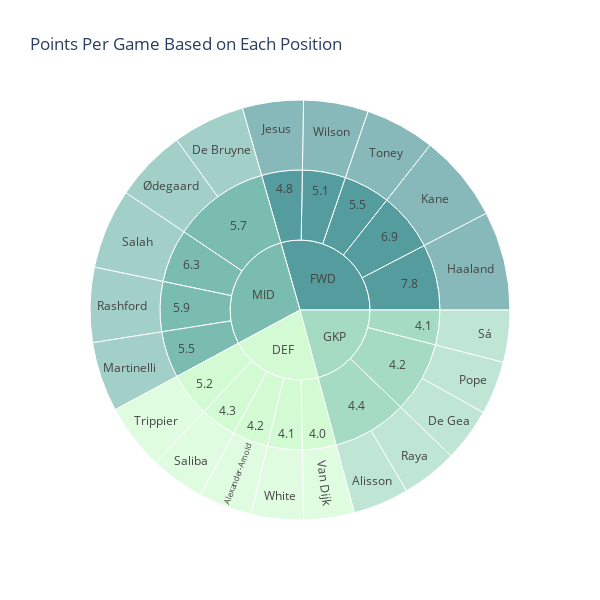

Notebook cell for this chart:
### Code cell
def top_5_ppg_pos(group):
    return group.sort_values("points_per_game", ascending=False).head(5)
pos_ppg = min_20_starts.groupby("position", group_keys=False).apply(top_5_ppg_pos)
pos_ppg.reset_index(drop=True, inplace=True)
fig = px.sunburst(pos_ppg, path=["position", "points_per_game", "web_name"],
            values="points_per_game",
            color="position", color_discrete_sequence=px.colors.sequential.Darkmint,
            hover_data = {'cost', 'team', 'total_points'},
           title="Points Per Game Based on Each Position")
fig.update_layout(width=600, height = 600)
fig.show()

### Figure 1 — Plotly figure (JSON) as saved in the notebook; plotly's stock layout.template omitted (floating-point values rounded to 4 significant figures; data arrays with more than 128 entries replaced by an {"elided": "..."} marker saying what was removed)
{"data": [{"branchvalues": "total", "customdata": {"elided": "41x4 mixed values"}, "domain": {"x": [0, 1], "y": [0, 1]}, "hovertemplate": "labels=%{label}<br>points_per_game=%{value}<br>parent=%{parent}<br>id=%{id}<br>cost=%{customdata[0]}<br>total_points=%{customdata[1]}<br>team=%{customdata[2]}<br>position=%{customdata[3]}<extra></extra>", "ids": ["DEF/4.2/Alexander-Arnold", "GKP/4.4/Alisson", "MID/5.7/De Bruyne", "GKP/4.2/De Gea", "FWD/7.8/Haaland", "GKP/4.2/Pope", "MID/5.5/Martinelli", "MID/5.9/Rashford", "FWD/4.8/Jesus", "FWD/6.9/Kane", "GKP/4.4/Raya", "MID/6.3/Salah", "DEF/4.3/Saliba", "GKP/4.1/Sá", "FWD/5.5/Toney", "FWD/5.1/Wilson", "DEF/5.2/Trippier", "DEF/4.0/Van Dijk", "DEF/4.1/White", "MID/5.7/Ødegaard", "DEF/4.0", "DEF/4.1", "GKP/4.1", "DEF/4.2", "GKP/4.2", "DEF/4.3", "GKP/4.4", "FWD/4.8", "FWD/5.1", "DEF/5.2", "FWD/5.5", "MID/5.5", "MID/5.7", "MID/5.9", "MID/6.3", "FWD/6.9", "FWD/7.8", "DEF", "FWD", "GKP", "MID"], "labels": ["Alexander-Arnold", "Alisson", "De Bruyne", "De Gea", "Haaland", "Pope", "Martinelli", "Rashford", "Jesus", "Kane", "Raya", "Salah", "Saliba", "Sá", "Toney", "Wilson", "Trippier", "Van Dijk", "White", "Ødegaard", "4.0", "4.1", "4.1", "4.2", "4.2", "4.3", "4.4", "4.8", "5.1", "5.2", "5.5", "5.5", "5.7", "5.9", "6.3", "6.9", "7.8", "DEF", "FWD", "GKP", "MID"], "marker": {"colors": ["rgb(210, 251, 212)", "rgb(165, 219, 194)", "rgb(123, 188, 176)", "rgb(165, 219, 194)", "rgb(85, 156, 158)", "rgb(165, 219, 194)", "rgb(123, 188, 176)", "rgb(123, 188, 176)", "rgb(85, 156, 158)", "rgb(85, 156, 158)", "rgb(165, 219, 194)", "rgb(123, 188, 176)", "rgb(210, 251, 212)", "rgb(165, 219, 194)", "rgb(85, 156, 158)", "rgb(85, 156, 158)", "rgb(210, 251, 212)", "rgb(210, 251, 212)", "rgb(210, 251, 212)", "rgb(123, 188, 176)", "rgb(210, 251, 212)", "rgb(210, 251, 212)", "rgb(165, 219, 194)", "rgb(210, 251, 212)", "rgb(165, 219, 194)", "rgb(210, 251, 212)", "rgb(165, 219, 194)", "rgb(85, 156, 158)", "rgb(85, 156, 158)", "rgb(210, 251, 212)", "rgb(85, 156, 158)", "rgb(123, 188, 176)", "rgb(123, 188, 176)", "rgb(123, 188, 176)", "rgb(123, 188, 176)", "rgb(85, 156, 158)", "rgb(85, 156, 158)", "rgb(210, 251, 212)", "rgb(85, 156, 158)", "rgb(165, 219, 194)", "rgb(123, 188, 176)"]}, "name": "", "parents": ["DEF/4.2", "GKP/4.4", "MID/5.7", "GKP/4.2", "FWD/7.8", "GKP/4.2", "MID/5.5", "MID/5.9", "FWD/4.8", "FWD/6.9", "GKP/4.4", "MID/6.3", "DEF/4.3", "GKP/4.1", "FWD/5.5", "FWD/5.1", "DEF/5.2", "DEF/4.0", "DEF/4.1", "MID/5.7", "DEF", "DEF", "GKP", "DEF", "GKP", "DEF", "GKP", "FWD", "FWD", "DEF", "FWD", "MID", "MID", "MID", "MID", "FWD", "FWD", "", "", "", ""], "type": "sunburst", "values": [4.2, 4.4, 5.7, 4.2, 7.8, 4.2, 5.5, 5.9, 4.8, 6.9, 4.4, 6.3, 4.3, 4.1, 5.5, 5.1, 5.2, 4, 4.1, 5.7, 4, 4.1, 4.1, 4.2, 8.4, 4.3, 8.8, 4.8, 5.1, 5.2, 5.5, 5.5, 11.4, 5.9, 6.3, 6.9, 7.8, 21.8, 30.1, 21.3, 29.1]}], "layout": {"height": 600, "legend": {"tracegroupgap": 0}, "sunburstcolorway": ["rgb(210, 251, 212)", "rgb(165, 219, 194)", "rgb(123, 188, 176)", "rgb(85, 156, 158)", "rgb(58, 124, 137)", "rgb(35, 93, 114)", "rgb(18, 63, 90)"], "title": {"text": "Points Per Game Based on Each Position"}, "width": 600}}
